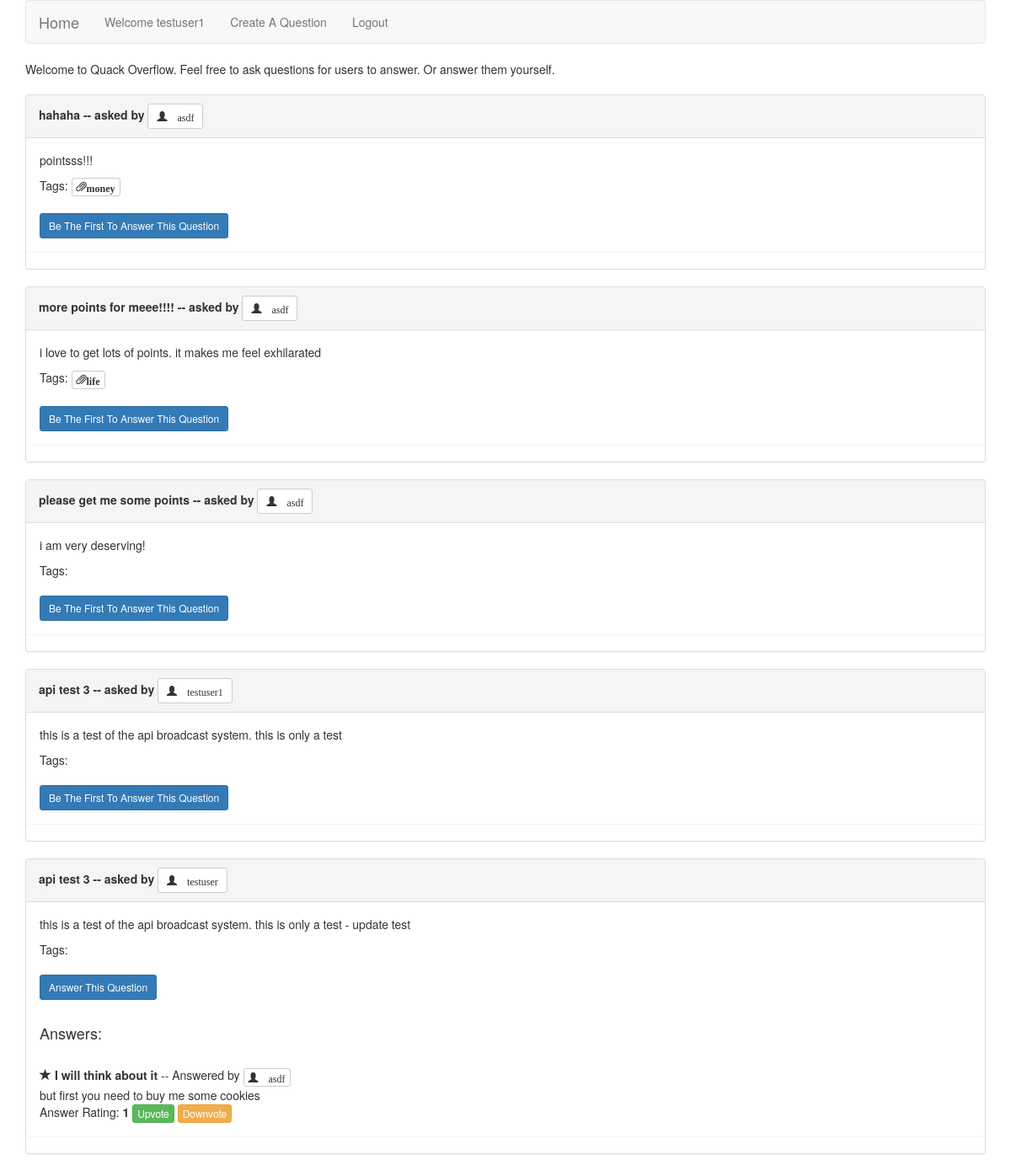
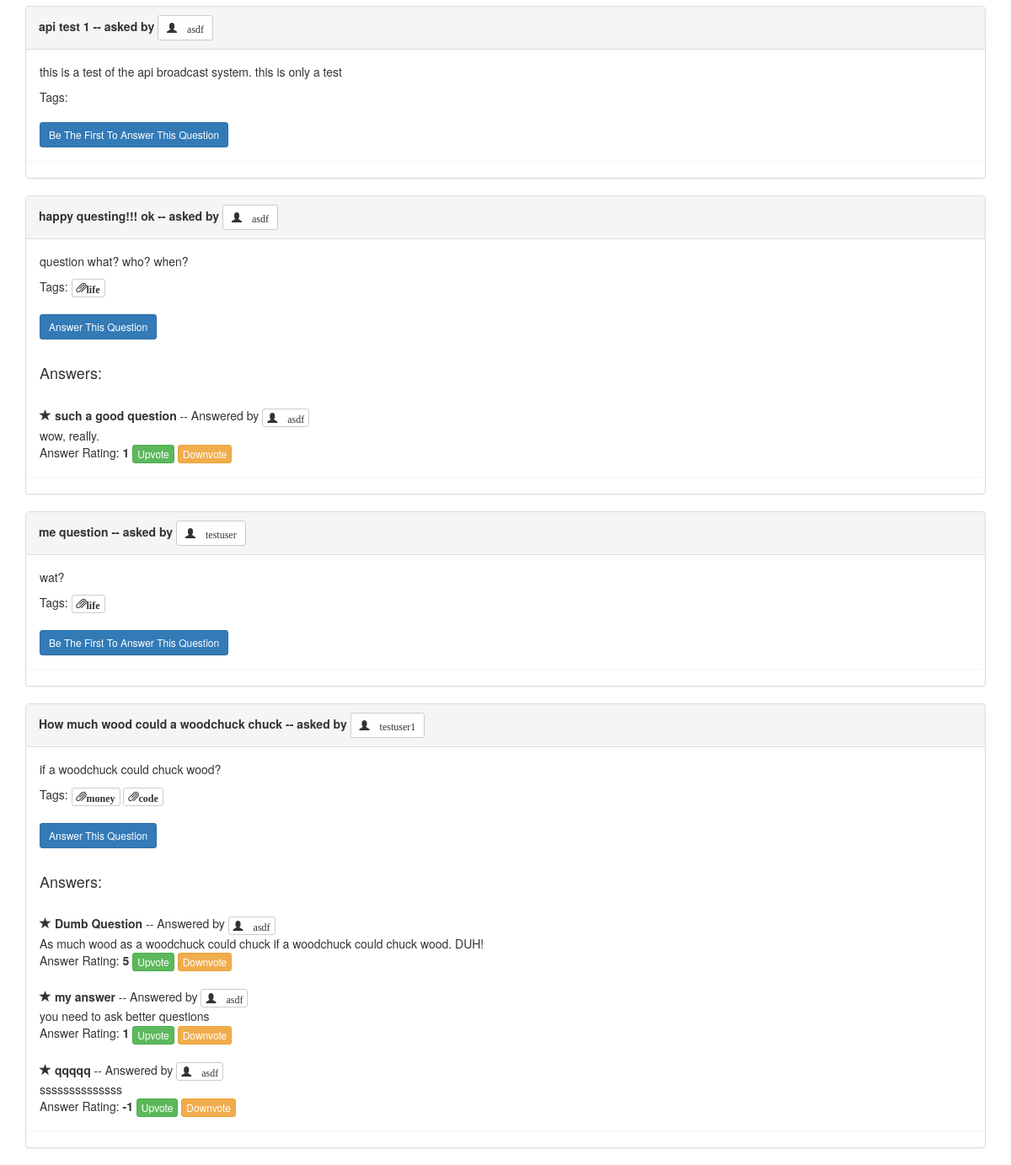
The page / (signed in) on the database its author committed (2 pictures, top to bottom).
### duckapp/models.py (models this page shows, shortened)
class Question(models.Model):
    asker = models.ForeignKey('auth.User')
    title = models.CharField(max_length=255)
    question_text = models.TextField()
    tags = models.ManyToManyField(Tag, blank=True)
    timestamp = models.DateTimeField(auto_now_add=True)
    class Meta:
        ordering = ["-timestamp"]

class Tag(models.Model):
    name = models.CharField(max_length=50)
    def __str__(self):
        return "{}".format(self.name)

class Answer(models.Model):
    answerer = models.ForeignKey('auth.User')
    question = models.ForeignKey(Question)
    answer_text = models.TextField()
    score = models.IntegerField(default=0)
    title = models.CharField(max_length=255)
    timestamp = models.DateTimeField(auto_now_add=True)
    class Meta:
        ordering = ["-score", "-timestamp"]

### duckapp/views.py (the view)
# urls.py: url(r'^$', IndexView.as_view(), name='index'),
class IndexView(ListView):
    template_name = 'index.html'
    model = Question

### duckapp/templates/index.html
{% extends 'base.html' %}
{% block content %}
<div class="container">
    <div class="col s6 m6 l6">
        Welcome to Quack Overflow. Feel free to ask questions for users to
        answer. Or answer them yourself. <br><br>
    </div>
    {% for question in object_list %}
        <div class="panel panel-default">
            <div class="panel-heading">
                <b>
                    {{ question.title }} -- asked by
                    <a href="{% url 'user_detail' question.asker.userprofile.pk %}">
                        <button type="button" class="btn btn-default btn-sm">
                            <span class="glyphicon glyphicon-user">
                                {{ question.asker }}
                            </span>
                        </button>
                    </a>
                </b>
            </div>
            <div class="panel panel-body">
                <p>{{ question.question_text}}</p>
                Tags:
                {% for tag in question.tags.all %}
                    <button type="button" class="btn btn-default btn-xs">
                        <span class="glyphicon glyphicon-paperclip" aria-hidden="true"><b>{{ tag }}</b></span>
                    </button>
                {% endfor %}
                <br>
                {% if not question.answer_set.all %}
                <br>
                    <a href="{% url 'answer_create' question.pk %}">
                        <button type="button" class="btn btn-primary btn-sm" aria-label="Left Align">
                            Be The First To Answer This Question
                        </button>
                    </a>
                {% else %}
                <br>
                    <a href="{% url 'answer_create' question.pk %}">
                        <button type="button" class="btn btn-primary btn-sm" aria-label="Left Align">
                            Answer This Question
                        </button>
                    </a>
                {% endif %}
                {% if question.answer_set.all %}
                    <br><br>
                    <h4>Answers:</h4>
                    {% for answer in question.answer_set.all %}
                        <br>
                            <span class="glyphicon glyphicon-star" aria-hidden="true"></span><b> {{ answer.title }}</b>
                            -- Answered by <a href="{% url 'user_detail' answer.answerer.userprofile.pk %}">
                                <button type="button" class="btn btn-default btn-xs">
                                    <span class="glyphicon glyphicon-user">
                                        {{ answer.answerer }}
                                    </span>
                                </button>
                            </a>
                        <br>
                        {{ answer.answer_text }}
                        <br>
                        Answer Rating: <b>{{ answer.score }}</b>
                        <a href="{% url 'upvote' answer.pk %}">
                            <button type="button" class="btn btn-success btn-xs">
                                Upvote
                            </button>
                        </a>
                        <a href="{% url 'downvote' answer.pk %}">
                            <button type="button" class="btn btn-warning btn-xs">
                                Downvote
                            </button>
                        </a>
                        <br>
                    {% endfor %}
                {% endif %}
            </div>
        </div>
    {% endfor %}
</div>
{% endblock %}

### duckapp/templates/base.html (shortened to what this page needs)
<!DOCTYPE html>
{% load bootstrap3 %}
<html>
    <head>
        {% bootstrap_css %}
    </head>
    <body>
        <div class="container">
            <nav class="navbar navbar-default">
                <div class="container-fluid">
                    <div class="navbar-header">
                        <a class="navbar-brand" href="{% url 'index' %}">Home</a>
                    </div>
                    <div class="collapse navbar-collapse" id="bs-example-navbar-collapse-1">
                        <ul class="nav navbar-nav">
                            {% if user.is_authenticated %}
                                <li><a href="{% url 'signup' %}">Welcome {{ request.user }}<span class="sr-only">(current)</span></a></li>
                                <li><a href="{% url 'question_create'%}">Create A Question</a></li>
                                <li><a href="{% url 'logout' %}">Logout</a></li>
                            {% else %}
                                <li><a href="{% url 'signup' %}">Signup<span class="sr-only">(current)</span></a></li>
                                <li><a href="{% url 'login' %}">Login<span class="sr-only">(current)</span></a></li>
                            {% endif %}
                        </ul>
                    </div>
                </div>
            </nav>
        </div>
        {% block content %}
        {% endblock %}
    </body>
</html>

### rows shown on the page
Question: title "hahaha", asker "asdf", question_text "pointsss!!!", shows "Be The First To Answer This Question"
Tag: name "money"
Question: title "more points for meee!!!!", asker "asdf", question_text "i love to get lots of points. it makes me feel exhilarated", shows "Be The First To Answer This Question"
Tag: name "life"
Question: title "please get me some points", asker "asdf", question_text "i am very deserving!", shows "Be The First To Answer This Question"
Question: title "api test 3", asker "testuser1", question_text "this is a test of the api broadcast system. this is only a test", shows "Be The First To Answer This Question"
Question: title "api test 3", asker "testuser", question_text "this is a test of the api broadcast system. this is only a test - update test", shows "Answer This Question"
Answer: title "I will think about it", answerer "asdf", answer_text "but first you need to buy me some cookies", score "1"
Question: title "api test 1", asker "asdf", question_text "this is a test of the api broadcast system. this is only a test", shows "Be The First To Answer This Question"
Question: title "happy questing!!! ok", asker "asdf", question_text "question what? who? when?", shows "Answer This Question"
Answer: title "such a good question", answerer "asdf", answer_text "wow, really.", score "1"
Question: title "me question", asker "testuser", question_text "wat?", shows "Be The First To Answer This Question"
Question: title "How much wood could a woodchuck chuck", asker "testuser1", question_text "if a woodchuck could chuck wood?", shows "Answer This Question"
Tag: name "code"
Answer: title "Dumb Question", answerer "asdf", answer_text "As much wood as a woodchuck could chuck if a woodchuck could chuck wood. DUH!", score "5"
Answer: title "my answer", answerer "asdf", answer_text "you need to ask better questions", score "1"
Answer: title "qqqqq", answerer "asdf", answer_text "ssssssssssssss", score "-1"

### other values the page prints
{{ request.user }} "testuser1"
